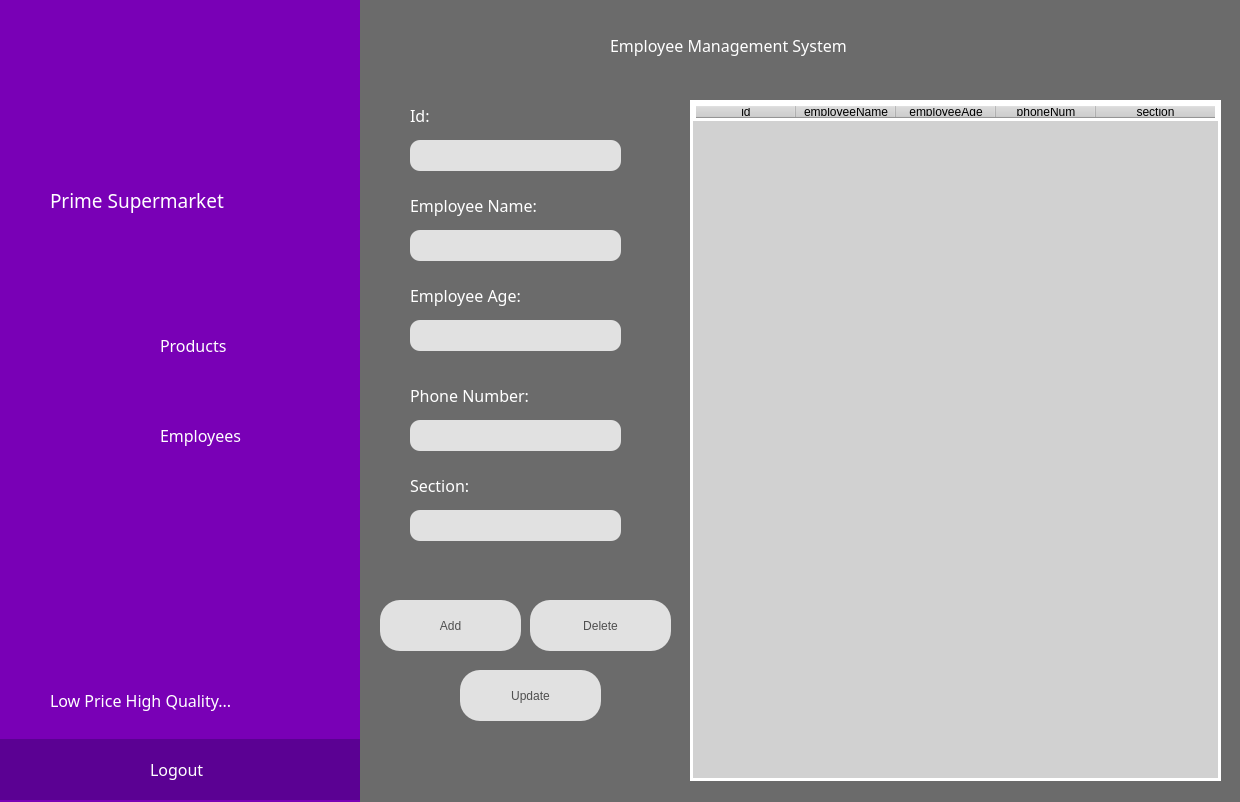
<?xml version="1.0" encoding="UTF-8"?>
<ui version="4.0">
 <class>Form</class>
 <widget class="QWidget" name="Form">
  <property name="geometry">
   <rect>
    <x>0</x>
    <y>0</y>
    <width>1240</width>
    <height>802</height>
   </rect>
  </property>
  <property name="windowTitle">
   <string>Form</string>
  </property>
  <widget class="QWidget" name="widget" native="true">
   <property name="geometry">
    <rect>
     <x>0</x>
     <y>0</y>
     <width>361</width>
     <height>850</height>
    </rect>
   </property>
   <property name="styleSheet">
    <string notr="true">background-color: rgb(121, 0, 182);</string>
   </property>
   <widget class="QLabel" name="label_3">
    <property name="geometry">
     <rect>
      <x>100</x>
      <y>50</y>
      <width>121</width>
      <height>121</height>
     </rect>
    </property>
    <property name="styleSheet">
     <string notr="true">font: 11pt &quot;MS Shell Dlg 2&quot;;</string>
    </property>
    <property name="text">
     <string/>
    </property>
    <property name="pixmap">
     <pixmap resource="../../../../Documents/NetBeansProjects/SupermarketAutomation/src/img/a.qrc">:/newPrefix/cart.png</pixmap>
    </property>
    <property name="scaledContents">
     <bool>true</bool>
    </property>
   </widget>
   <widget class="QLabel" name="label">
    <property name="geometry">
     <rect>
      <x>50</x>
      <y>170</y>
      <width>271</width>
      <height>61</height>
     </rect>
    </property>
    <property name="font">
     <font>
      <family>Arial Black</family>
      <pointsize>14</pointsize>
      <weight>10</weight>
      <italic>false</italic>
      <bold>false</bold>
     </font>
    </property>
    <property name="styleSheet">
     <string notr="true">color: rgb(255, 255, 255);
font: 87 14pt &quot;Arial Black&quot;;</string>
    </property>
    <property name="text">
     <string>Prime Supermarket</string>
    </property>
   </widget>
   <widget class="QWidget" name="widget_3" native="true">
    <property name="geometry">
     <rect>
      <x>0</x>
      <y>739</y>
      <width>361</width>
      <height>61</height>
     </rect>
    </property>
    <property name="styleSheet">
     <string notr="true">background-color:rgb(91, 1, 147)</string>
    </property>
    <widget class="QLabel" name="label_5">
     <property name="geometry">
      <rect>
       <x>150</x>
       <y>10</y>
       <width>81</width>
       <height>41</height>
      </rect>
     </property>
     <property name="font">
      <font>
       <family>Arial Black</family>
       <pointsize>12</pointsize>
       <weight>10</weight>
       <italic>false</italic>
       <bold>false</bold>
      </font>
     </property>
     <property name="styleSheet">
      <string notr="true">color: rgb(255, 255, 255);
font: 87 12pt &quot;Arial Black&quot;;</string>
     </property>
     <property name="text">
      <string>Logout</string>
     </property>
    </widget>
    <widget class="QLabel" name="label_6">
     <property name="geometry">
      <rect>
       <x>90</x>
       <y>10</y>
       <width>51</width>
       <height>41</height>
      </rect>
     </property>
     <property name="font">
      <font>
       <family>Arial Black</family>
       <pointsize>12</pointsize>
       <weight>10</weight>
       <italic>false</italic>
       <bold>false</bold>
      </font>
     </property>
     <property name="styleSheet">
      <string notr="true">color: rgb(255, 255, 255);
font: 87 12pt &quot;Arial Black&quot;;</string>
     </property>
     <property name="text">
      <string/>
     </property>
     <property name="pixmap">
      <pixmap resource="../../../../Documents/NetBeansProjects/SupermarketAutomation/src/img/a.qrc">:/newPrefix/logout.png</pixmap>
     </property>
     <property name="scaledContents">
      <bool>true</bool>
     </property>
    </widget>
   </widget>
   <widget class="QLabel" name="label_2">
    <property name="geometry">
     <rect>
      <x>50</x>
      <y>670</y>
      <width>271</width>
      <height>61</height>
     </rect>
    </property>
    <property name="font">
     <font>
      <family>Arial Black</family>
      <pointsize>12</pointsize>
      <weight>10</weight>
      <italic>false</italic>
      <bold>false</bold>
     </font>
    </property>
    <property name="styleSheet">
     <string notr="true">color: rgb(255, 255, 255);
font: 87 12pt &quot;Arial Black&quot;;</string>
    </property>
    <property name="text">
     <string>Low Price High Quality...</string>
    </property>
   </widget>
   <widget class="QLabel" name="label_7">
    <property name="geometry">
     <rect>
      <x>160</x>
      <y>310</y>
      <width>111</width>
      <height>71</height>
     </rect>
    </property>
    <property name="font">
     <font>
      <family>Arial Black</family>
      <pointsize>12</pointsize>
      <weight>10</weight>
      <italic>false</italic>
      <bold>false</bold>
     </font>
    </property>
    <property name="styleSheet">
     <string notr="true">color: rgb(255, 255, 255);
font: 87 12pt &quot;Arial Black&quot;;</string>
    </property>
    <property name="text">
     <string>Products</string>
    </property>
   </widget>
   <widget class="QLabel" name="label_14">
    <property name="geometry">
     <rect>
      <x>90</x>
      <y>320</y>
      <width>61</width>
      <height>51</height>
     </rect>
    </property>
    <property name="font">
     <font>
      <family>Arial Black</family>
      <pointsize>12</pointsize>
      <weight>10</weight>
      <italic>false</italic>
      <bold>false</bold>
     </font>
    </property>
    <property name="styleSheet">
     <string notr="true">color: rgb(255, 255, 255);
font: 87 12pt &quot;Arial Black&quot;;</string>
    </property>
    <property name="text">
     <string/>
    </property>
    <property name="pixmap">
     <pixmap resource="../../../../Documents/NetBeansProjects/SupermarketAutomation/src/img/a.qrc">:/newPrefix/products.png</pixmap>
    </property>
    <property name="scaledContents">
     <bool>true</bool>
    </property>
   </widget>
   <widget class="QLabel" name="label_15">
    <property name="geometry">
     <rect>
      <x>160</x>
      <y>400</y>
      <width>141</width>
      <height>71</height>
     </rect>
    </property>
    <property name="font">
     <font>
      <family>Arial Black</family>
      <pointsize>12</pointsize>
      <weight>10</weight>
      <italic>false</italic>
      <bold>false</bold>
     </font>
    </property>
    <property name="styleSheet">
     <string notr="true">color: rgb(255, 255, 255);
font: 87 12pt &quot;Arial Black&quot;;</string>
    </property>
    <property name="text">
     <string>Employees</string>
    </property>
   </widget>
   <widget class="QLabel" name="label_16">
    <property name="geometry">
     <rect>
      <x>90</x>
      <y>410</y>
      <width>61</width>
      <height>51</height>
     </rect>
    </property>
    <property name="font">
     <font>
      <family>Arial Black</family>
      <pointsize>12</pointsize>
      <weight>10</weight>
      <italic>false</italic>
      <bold>false</bold>
     </font>
    </property>
    <property name="styleSheet">
     <string notr="true">color: rgb(255, 255, 255);
font: 87 12pt &quot;Arial Black&quot;;</string>
    </property>
    <property name="text">
     <string/>
    </property>
    <property name="pixmap">
     <pixmap resource="../../../../Documents/NetBeansProjects/SupermarketAutomation/src/img/a.qrc">:/newPrefix/worker.png</pixmap>
    </property>
    <property name="scaledContents">
     <bool>true</bool>
    </property>
   </widget>
  </widget>
  <widget class="QWidget" name="widget_2" native="true">
   <property name="geometry">
    <rect>
     <x>360</x>
     <y>0</y>
     <width>881</width>
     <height>831</height>
    </rect>
   </property>
   <property name="styleSheet">
    <string notr="true">background-color:rgb(107, 107, 107)</string>
   </property>
   <widget class="QLabel" name="label_4">
    <property name="geometry">
     <rect>
      <x>250</x>
      <y>20</y>
      <width>321</width>
      <height>31</height>
     </rect>
    </property>
    <property name="font">
     <font>
      <family>Arial Black</family>
      <pointsize>12</pointsize>
      <weight>10</weight>
      <italic>false</italic>
      <bold>false</bold>
     </font>
    </property>
    <property name="styleSheet">
     <string notr="true">font: 87 12pt &quot;Arial Black&quot;;
color: rgb(255, 255, 255);</string>
    </property>
    <property name="text">
     <string>Product Management System</string>
    </property>
   </widget>
   <widget class="QLabel" name="label_17">
    <property name="geometry">
     <rect>
      <x>50</x>
      <y>120</y>
      <width>31</width>
      <height>31</height>
     </rect>
    </property>
    <property name="font">
     <font>
      <family>Arial Black</family>
      <pointsize>12</pointsize>
      <weight>10</weight>
      <italic>false</italic>
      <bold>false</bold>
     </font>
    </property>
    <property name="styleSheet">
     <string notr="true">font: 87 12pt &quot;Arial Black&quot;;
color: rgb(255, 255, 255);</string>
    </property>
    <property name="text">
     <string>Id:</string>
    </property>
   </widget>
   <widget class="QLineEdit" name="lineEdit_2">
    <property name="geometry">
     <rect>
      <x>50</x>
      <y>160</y>
      <width>211</width>
      <height>31</height>
     </rect>
    </property>
    <property name="styleSheet">
     <string notr="true">background-color: rgb(225, 225, 225);




</string>
    </property>
    <property name="echoMode">
     <enum>QLineEdit::Normal</enum>
    </property>
   </widget>
   <widget class="QLabel" name="label_18">
    <property name="geometry">
     <rect>
      <x>50</x>
      <y>230</y>
      <width>171</width>
      <height>31</height>
     </rect>
    </property>
    <property name="font">
     <font>
      <family>Arial Black</family>
      <pointsize>12</pointsize>
      <weight>10</weight>
      <italic>false</italic>
      <bold>false</bold>
     </font>
    </property>
    <property name="styleSheet">
     <string notr="true">font: 87 12pt &quot;Arial Black&quot;;
color: rgb(255, 255, 255);</string>
    </property>
    <property name="text">
     <string>Product Name:</string>
    </property>
   </widget>
   <widget class="QLineEdit" name="lineEdit_3">
    <property name="geometry">
     <rect>
      <x>50</x>
      <y>270</y>
      <width>211</width>
      <height>31</height>
     </rect>
    </property>
    <property name="styleSheet">
     <string notr="true">background-color: rgb(225, 225, 225);




</string>
    </property>
    <property name="echoMode">
     <enum>QLineEdit::Normal</enum>
    </property>
   </widget>
   <widget class="QLabel" name="label_19">
    <property name="geometry">
     <rect>
      <x>50</x>
      <y>330</y>
      <width>31</width>
      <height>31</height>
     </rect>
    </property>
    <property name="font">
     <font>
      <family>Arial Black</family>
      <pointsize>12</pointsize>
      <weight>10</weight>
      <italic>false</italic>
      <bold>false</bold>
     </font>
    </property>
    <property name="styleSheet">
     <string notr="true">font: 87 12pt &quot;Arial Black&quot;;
color: rgb(255, 255, 255);</string>
    </property>
    <property name="text">
     <string>Id:</string>
    </property>
   </widget>
   <widget class="QLineEdit" name="lineEdit_4">
    <property name="geometry">
     <rect>
      <x>50</x>
      <y>370</y>
      <width>211</width>
      <height>31</height>
     </rect>
    </property>
    <property name="styleSheet">
     <string notr="true">background-color: rgb(225, 225, 225);




</string>
    </property>
    <property name="echoMode">
     <enum>QLineEdit::Normal</enum>
    </property>
   </widget>
   <widget class="QWidget" name="widget_4" native="true">
    <property name="geometry">
     <rect>
      <x>0</x>
      <y>10</y>
      <width>881</width>
      <height>811</height>
     </rect>
    </property>
    <property name="styleSheet">
     <string notr="true">background-color:rgb(107, 107, 107)</string>
    </property>
    <widget class="QLabel" name="label_20">
     <property name="geometry">
      <rect>
       <x>250</x>
       <y>20</y>
       <width>341</width>
       <height>31</height>
      </rect>
     </property>
     <property name="font">
      <font>
       <family>Arial Black</family>
       <pointsize>12</pointsize>
       <weight>10</weight>
       <italic>false</italic>
       <bold>false</bold>
      </font>
     </property>
     <property name="styleSheet">
      <string notr="true">font: 87 12pt &quot;Arial Black&quot;;
color: rgb(255, 255, 255);</string>
     </property>
     <property name="text">
      <string>Employee Management System</string>
     </property>
    </widget>
    <widget class="QLabel" name="label_21">
     <property name="geometry">
      <rect>
       <x>50</x>
       <y>90</y>
       <width>31</width>
       <height>31</height>
      </rect>
     </property>
     <property name="font">
      <font>
       <family>Arial Black</family>
       <pointsize>12</pointsize>
       <weight>10</weight>
       <italic>false</italic>
       <bold>false</bold>
      </font>
     </property>
     <property name="styleSheet">
      <string notr="true">font: 87 12pt &quot;Arial Black&quot;;
color: rgb(255, 255, 255);</string>
     </property>
     <property name="text">
      <string>Id:</string>
     </property>
    </widget>
    <widget class="QLineEdit" name="lineEdit_5">
     <property name="geometry">
      <rect>
       <x>50</x>
       <y>130</y>
       <width>211</width>
       <height>31</height>
      </rect>
     </property>
     <property name="styleSheet">
      <string notr="true">background-color: rgb(225, 225, 225);
border-radius: 10px;




</string>
     </property>
     <property name="echoMode">
      <enum>QLineEdit::Normal</enum>
     </property>
    </widget>
    <widget class="QLabel" name="label_22">
     <property name="geometry">
      <rect>
       <x>50</x>
       <y>180</y>
       <width>191</width>
       <height>31</height>
      </rect>
     </property>
     <property name="font">
      <font>
       <family>Arial Black</family>
       <pointsize>12</pointsize>
       <weight>10</weight>
       <italic>false</italic>
       <bold>false</bold>
      </font>
     </property>
     <property name="styleSheet">
      <string notr="true">font: 87 12pt &quot;Arial Black&quot;;
color: rgb(255, 255, 255);</string>
     </property>
     <property name="text">
      <string>Employee Name:</string>
     </property>
    </widget>
    <widget class="QLineEdit" name="lineEdit_6">
     <property name="geometry">
      <rect>
       <x>50</x>
       <y>220</y>
       <width>211</width>
       <height>31</height>
      </rect>
     </property>
     <property name="styleSheet">
      <string notr="true">background-color: rgb(225, 225, 225);
border-radius: 10px;




</string>
     </property>
     <property name="echoMode">
      <enum>QLineEdit::Normal</enum>
     </property>
    </widget>
    <widget class="QLabel" name="label_23">
     <property name="geometry">
      <rect>
       <x>50</x>
       <y>270</y>
       <width>201</width>
       <height>31</height>
      </rect>
     </property>
     <property name="font">
      <font>
       <family>Arial Black</family>
       <pointsize>12</pointsize>
       <weight>10</weight>
       <italic>false</italic>
       <bold>false</bold>
      </font>
     </property>
     <property name="styleSheet">
      <string notr="true">font: 87 12pt &quot;Arial Black&quot;;
color: rgb(255, 255, 255);</string>
     </property>
     <property name="text">
      <string>Employee Age:</string>
     </property>
    </widget>
    <widget class="QLineEdit" name="lineEdit_7">
     <property name="geometry">
      <rect>
       <x>50</x>
       <y>310</y>
       <width>211</width>
       <height>31</height>
      </rect>
     </property>
     <property name="styleSheet">
      <string notr="true">background-color: rgb(225, 225, 225);
border-radius: 10px;






</string>
     </property>
     <property name="echoMode">
      <enum>QLineEdit::Normal</enum>
     </property>
    </widget>
    <widget class="QPushButton" name="pushButton">
     <property name="geometry">
      <rect>
       <x>20</x>
       <y>590</y>
       <width>141</width>
       <height>51</height>
      </rect>
     </property>
     <property name="styleSheet">
      <string notr="true">background-color: rgb(225, 225, 225);
color: rgb(79, 79, 79);
font: 75 12pt &quot;MS Shell Dlg 2&quot;;
border-radius: 20px;</string>
     </property>
     <property name="text">
      <string>Add</string>
     </property>
    </widget>
    <widget class="QPushButton" name="pushButton_2">
     <property name="geometry">
      <rect>
       <x>100</x>
       <y>660</y>
       <width>141</width>
       <height>51</height>
      </rect>
     </property>
     <property name="styleSheet">
      <string notr="true">background-color: rgb(225, 225, 225);
color: rgb(79, 79, 79);
font: 75 12pt &quot;MS Shell Dlg 2&quot;;
border-radius: 20px;</string>
     </property>
     <property name="text">
      <string>Update</string>
     </property>
    </widget>
    <widget class="QPushButton" name="pushButton_3">
     <property name="geometry">
      <rect>
       <x>170</x>
       <y>590</y>
       <width>141</width>
       <height>51</height>
      </rect>
     </property>
     <property name="styleSheet">
      <string notr="true">background-color: rgb(225, 225, 225);
color: rgb(79, 79, 79);
font: 75 12pt &quot;MS Shell Dlg 2&quot;;
border-radius: 20px;</string>
     </property>
     <property name="text">
      <string>Delete</string>
     </property>
    </widget>
    <widget class="QTableWidget" name="tableWidget">
     <property name="geometry">
      <rect>
       <x>330</x>
       <y>90</y>
       <width>531</width>
       <height>681</height>
      </rect>
     </property>
     <property name="styleSheet">
      <string notr="true">border: 3px solid white;
background-color: rgb(209, 209, 209);</string>
     </property>
     <property name="horizontalScrollBarPolicy">
      <enum>Qt::ScrollBarAsNeeded</enum>
     </property>
     <property name="horizontalScrollMode">
      <enum>QAbstractItemView::ScrollPerItem</enum>
     </property>
     <attribute name="horizontalHeaderVisible">
      <bool>true</bool>
     </attribute>
     <attribute name="horizontalHeaderCascadingSectionResizes">
      <bool>false</bool>
     </attribute>
     <attribute name="horizontalHeaderDefaultSectionSize">
      <number>100</number>
     </attribute>
     <attribute name="horizontalHeaderHighlightSections">
      <bool>true</bool>
     </attribute>
     <attribute name="horizontalHeaderMinimumSectionSize">
      <number>50</number>
     </attribute>
     <attribute name="horizontalHeaderShowSortIndicator" stdset="0">
      <bool>false</bool>
     </attribute>
     <attribute name="horizontalHeaderStretchLastSection">
      <bool>true</bool>
     </attribute>
     <attribute name="verticalHeaderCascadingSectionResizes">
      <bool>false</bool>
     </attribute>
     <attribute name="verticalHeaderDefaultSectionSize">
      <number>37</number>
     </attribute>
     <attribute name="verticalHeaderHighlightSections">
      <bool>true</bool>
     </attribute>
     <attribute name="verticalHeaderMinimumSectionSize">
      <number>40</number>
     </attribute>
     <column>
      <property name="text">
       <string>id</string>
      </property>
     </column>
     <column>
      <property name="text">
       <string>employeeName</string>
      </property>
     </column>
     <column>
      <property name="text">
       <string>employeeAge</string>
      </property>
     </column>
     <column>
      <property name="text">
       <string>phoneNum</string>
      </property>
     </column>
     <column>
      <property name="text">
       <string>section</string>
      </property>
     </column>
    </widget>
    <widget class="QLabel" name="label_25">
     <property name="geometry">
      <rect>
       <x>50</x>
       <y>370</y>
       <width>211</width>
       <height>31</height>
      </rect>
     </property>
     <property name="font">
      <font>
       <family>Arial Black</family>
       <pointsize>12</pointsize>
       <weight>10</weight>
       <italic>false</italic>
       <bold>false</bold>
      </font>
     </property>
     <property name="styleSheet">
      <string notr="true">font: 87 12pt &quot;Arial Black&quot;;
color: rgb(255, 255, 255);</string>
     </property>
     <property name="text">
      <string>Phone Number:</string>
     </property>
    </widget>
    <widget class="QLineEdit" name="lineEdit_9">
     <property name="geometry">
      <rect>
       <x>50</x>
       <y>410</y>
       <width>211</width>
       <height>31</height>
      </rect>
     </property>
     <property name="styleSheet">
      <string notr="true">background-color: rgb(225, 225, 225);
border-radius: 10px;




</string>
     </property>
     <property name="echoMode">
      <enum>QLineEdit::Normal</enum>
     </property>
    </widget>
    <widget class="QLineEdit" name="lineEdit_10">
     <property name="geometry">
      <rect>
       <x>50</x>
       <y>500</y>
       <width>211</width>
       <height>31</height>
      </rect>
     </property>
     <property name="styleSheet">
      <string notr="true">background-color: rgb(225, 225, 225);
border-radius: 10px;




</string>
     </property>
     <property name="echoMode">
      <enum>QLineEdit::Normal</enum>
     </property>
    </widget>
    <widget class="QLabel" name="label_26">
     <property name="geometry">
      <rect>
       <x>50</x>
       <y>460</y>
       <width>161</width>
       <height>31</height>
      </rect>
     </property>
     <property name="font">
      <font>
       <family>Arial Black</family>
       <pointsize>12</pointsize>
       <weight>10</weight>
       <italic>false</italic>
       <bold>false</bold>
      </font>
     </property>
     <property name="styleSheet">
      <string notr="true">font: 87 12pt &quot;Arial Black&quot;;
color: rgb(255, 255, 255);</string>
     </property>
     <property name="text">
      <string>Section:</string>
     </property>
    </widget>
   </widget>
  </widget>
 </widget>
 <resources>
  <include location="../../../../Documents/NetBeansProjects/SupermarketAutomation/src/img/a.qrc"/>
  <include location="../../../../../../Documents/NetBeansProjects/SupermarketAutomation/src/img/a.qrc"/>
 </resources>
 <connections/>
</ui>
